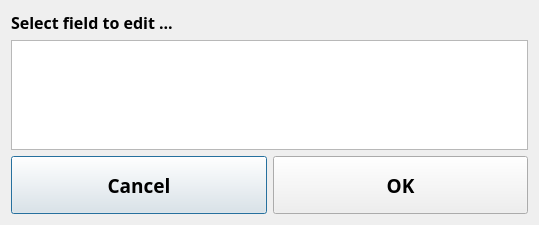
<?xml version="1.0" encoding="UTF-8"?>
<ui version="4.0">
 <class>speciesEditDlg</class>
 <widget class="QDialog" name="speciesEditDlg">
  <property name="geometry">
   <rect>
    <x>0</x>
    <y>0</y>
    <width>539</width>
    <height>225</height>
   </rect>
  </property>
  <property name="windowTitle">
   <string>Edit Basket</string>
  </property>
  <layout class="QHBoxLayout" name="horizontalLayout_2">
   <item>
    <layout class="QGridLayout" name="gridLayout">
     <item row="0" column="0" alignment="Qt::AlignLeft">
      <widget class="QLabel" name="label">
       <property name="font">
        <font>
         <family>Arial Black</family>
         <pointsize>12</pointsize>
         <weight>75</weight>
         <bold>true</bold>
        </font>
       </property>
       <property name="text">
        <string>Select field to edit ...</string>
       </property>
      </widget>
     </item>
     <item row="2" column="0">
      <layout class="QHBoxLayout" name="horizontalLayout">
       <item>
        <widget class="QPushButton" name="cancelBtn">
         <property name="sizePolicy">
          <sizepolicy hsizetype="Minimum" vsizetype="Expanding">
           <horstretch>0</horstretch>
           <verstretch>0</verstretch>
          </sizepolicy>
         </property>
         <property name="minimumSize">
          <size>
           <width>250</width>
           <height>58</height>
          </size>
         </property>
         <property name="font">
          <font>
           <family>Arial Black</family>
           <pointsize>14</pointsize>
           <weight>75</weight>
           <bold>true</bold>
          </font>
         </property>
         <property name="text">
          <string>Cancel</string>
         </property>
        </widget>
       </item>
       <item>
        <widget class="QPushButton" name="okBtn">
         <property name="sizePolicy">
          <sizepolicy hsizetype="Minimum" vsizetype="Expanding">
           <horstretch>0</horstretch>
           <verstretch>0</verstretch>
          </sizepolicy>
         </property>
         <property name="minimumSize">
          <size>
           <width>250</width>
           <height>58</height>
          </size>
         </property>
         <property name="font">
          <font>
           <family>Arial Black</family>
           <pointsize>14</pointsize>
           <weight>75</weight>
           <bold>true</bold>
          </font>
         </property>
         <property name="text">
          <string>OK</string>
         </property>
        </widget>
       </item>
      </layout>
     </item>
     <item row="1" column="0">
      <widget class="QTableWidget" name="editSpecies">
       <property name="font">
        <font>
         <family>Arial Black</family>
         <pointsize>12</pointsize>
         <weight>75</weight>
         <bold>true</bold>
        </font>
       </property>
      </widget>
     </item>
    </layout>
   </item>
  </layout>
 </widget>
 <resources/>
 <connections/>
</ui>
